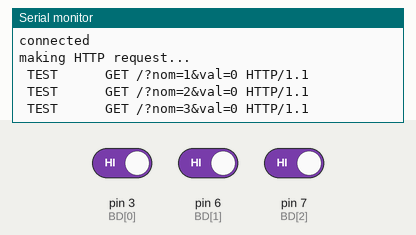
This sketch was run on a simulated Arduino Uno, built with avr-gcc and run on an emulated ATmega328P. On the bench: the last lines printed to the serial monitor. The test bench sets the inputs (shaded band); at power-on: pin 3 (BD[0]) HIGH, pin 6 (BD[1]) HIGH, pin 7 (BD[2]) HIGH. WiFi joins after 1.5 s; servers stay silent unless stated.

Above: at 3.7 s.
3.8 s: pin 3 (BD[0]) driven LOW
At 8.87 s:
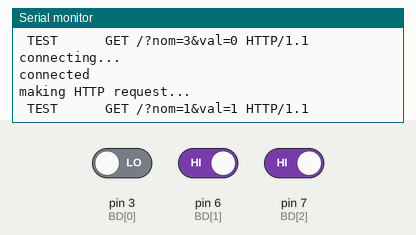
10.3 s: pin 6 (BD[1]) driven LOW
At 14.88 s:
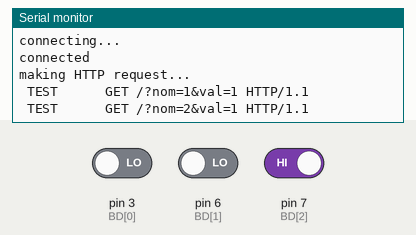
16.8 s: pin 7 (BD[2]) driven LOW
At 22.2 s:
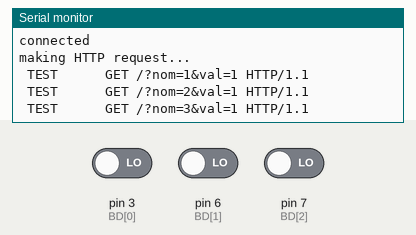
Timing chart, 0 to 23.7 s (numbered marks = the images above; inputs shaded):
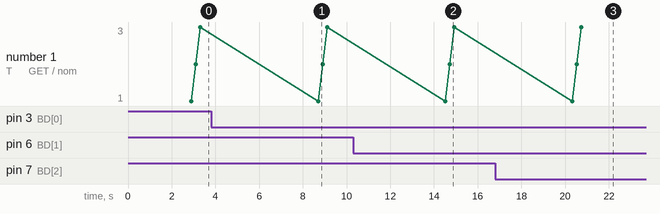

Measured:
- after the input at 3.8 s, the serial monitor: prints a new line after 4.9 s (image 1)
- after the input at 10.3 s, the serial monitor: prints a new line after 4.4 s (image 2)
- after the input at 16.8 s, the serial monitor: prints a new line after 3.9 s (image 3)

The sketch:

Duino_1488.ino
```cpp
#include <Ethernet.h>
#include <SPI.h>

byte mac[] = { 0x90, 0xA2, 0xDA, 0x00, 0x4C, 0xFB };
byte ip[] = { 192, 168, 178, 107 };
byte server[] = { 31, 170, 163, 186 };
EthernetClient client;
int BD[] = { 3, 6, 7 };
int VL[] = { 0, 0, 0 };
int NUM = 3;
int i;

void setup()
{
  NUM = NUM - 1;
  for (i = 0; i <= NUM; i++) {
  pinMode ( BD[i], INPUT);
  }
  Serial.begin(9600);
  if (Ethernet.begin(mac) == 0) {
    Ethernet.begin(mac, ip);
  }
  delay(1000);
}

void loop()
{
  Serial.println("connecting...");
  for ( i = 0; i <= NUM; i ++){
    if(digitalRead( BD[i] ) == LOW){
      VL[i] = 1;
    } else {
      VL[i] = 0;
      }
  }
  if (client.connect(server, 80)) {
    Serial.println("connected");
    Serial.println("making HTTP request...");
    for ( i = 0; i <= NUM; i++ ){
        client.connect(server, 80);
        client.println("GET /?nom=" + String(i+1) + "&val=" + String(VL[i]) + " HTTP/1.1");
        client.println("HOST: testing44.rurs.net");
        Serial.println(" TEST      GET /?nom=" + String(i+1) + "&val=" + String(VL[i]) + " HTTP/1.1");
        Serial.println();
        client.println();
        client.stop();
    }
  } else {
  Serial.println();
    Serial.println("disconnected");
    client.stop();
    while (true);
  }
  delay (5000);
}
```
